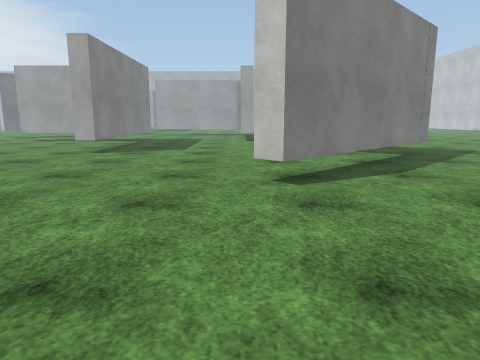
View 1 (above)

24 first-person views from a walk through a 3-D level made in the Unity game engine. The camera is 1.2 m above the floor, tilts 10° down and sees 70° across. The floor is counted in squares, 1 m on a side. Each view is taken from the middle of a square. On the plan, view 1 faces up. The plan holds only what a view shows up to about 14 squares ahead; the rest is blank. The place goes on beyond the plan. The player character is not drawn. Surface patterns are stand-ins for the level's own textures.

View 2
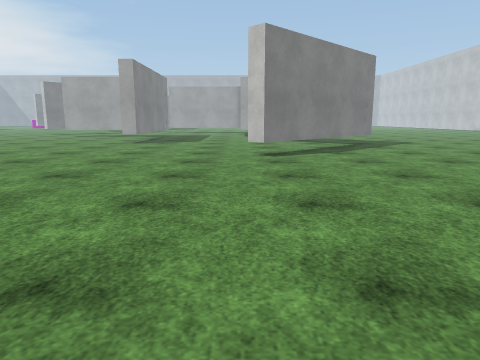

View 3
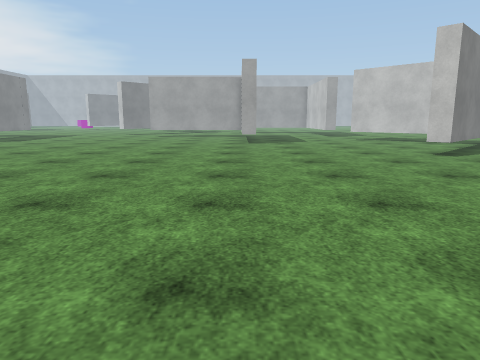

View 4
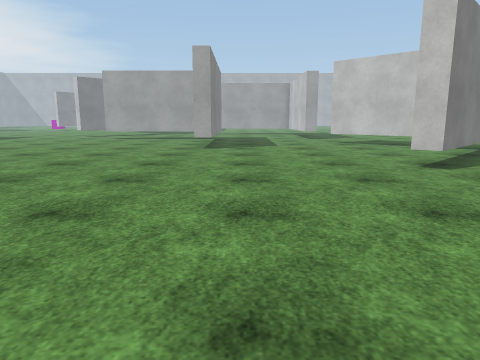

View 5
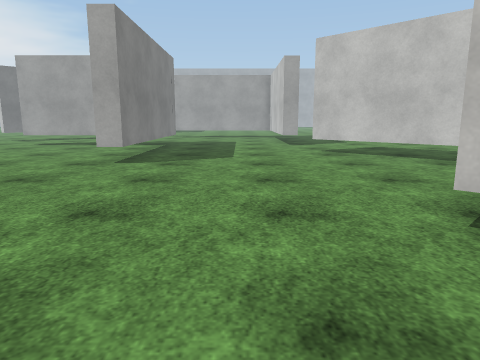

View 6
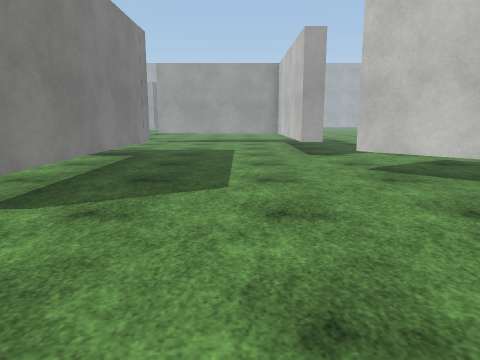

View 7
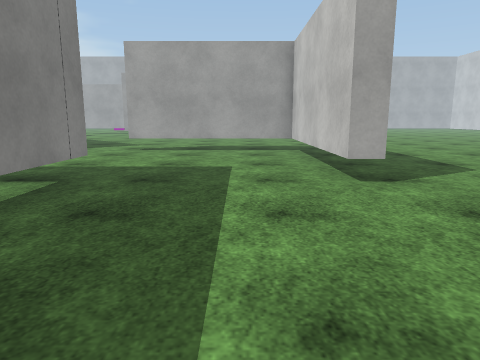

View 8
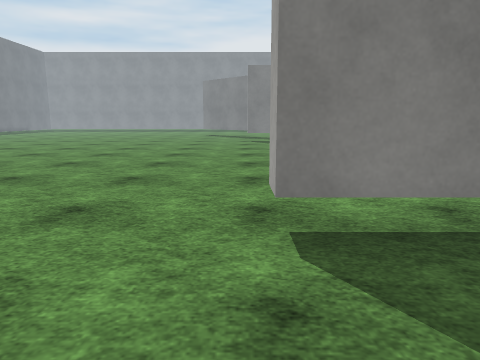

View 9
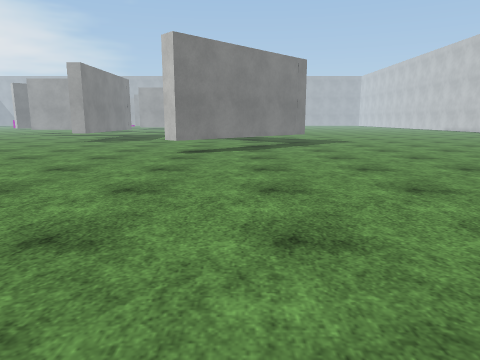

View 10
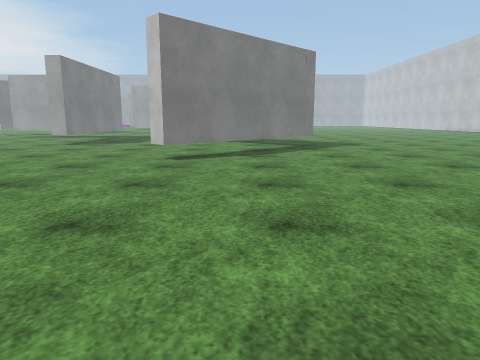

View 11
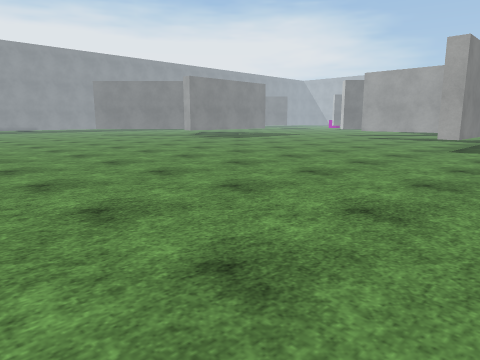

View 12
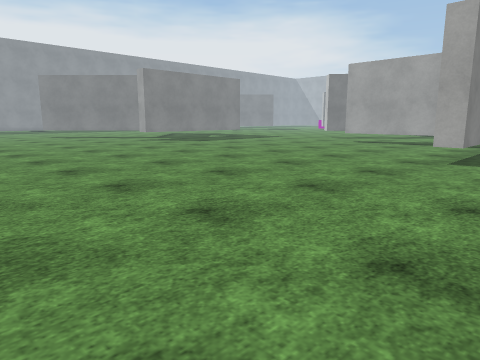

View 13
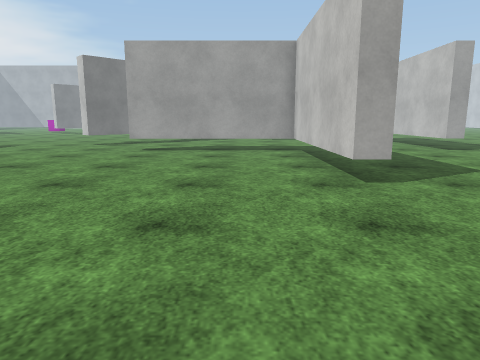

View 14
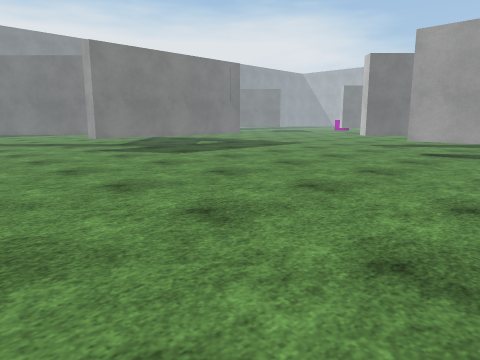

View 15
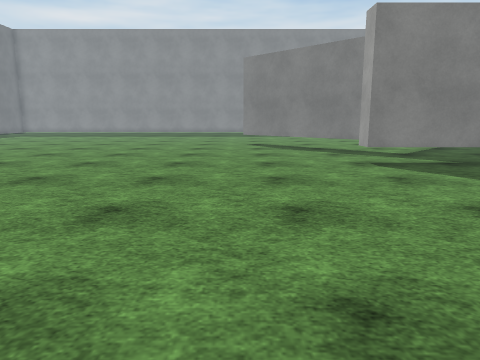

View 16
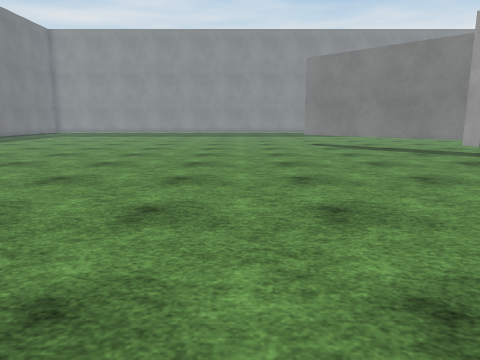

View 17
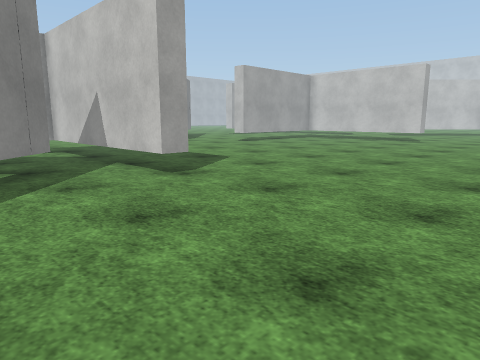

View 18
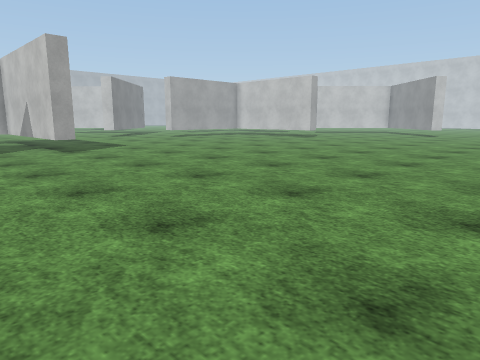

View 19
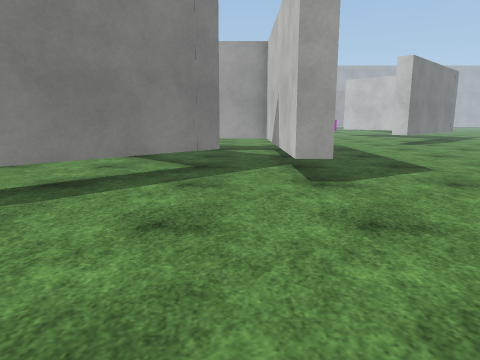

View 20
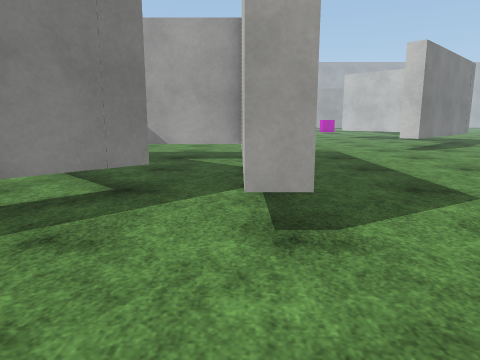

View 21
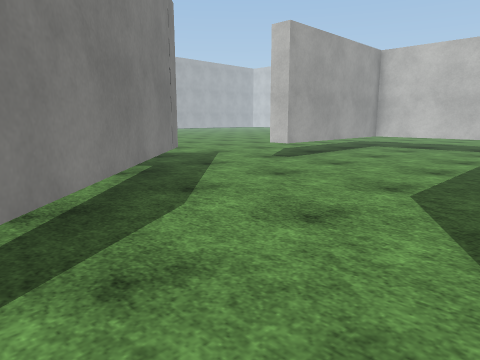

View 22
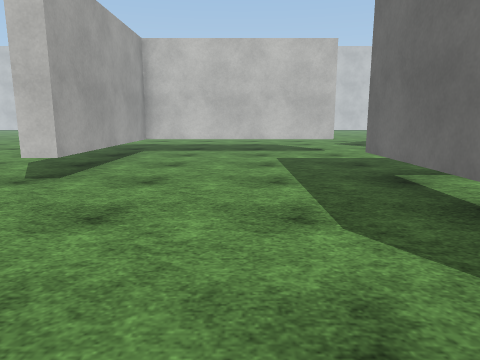

View 23
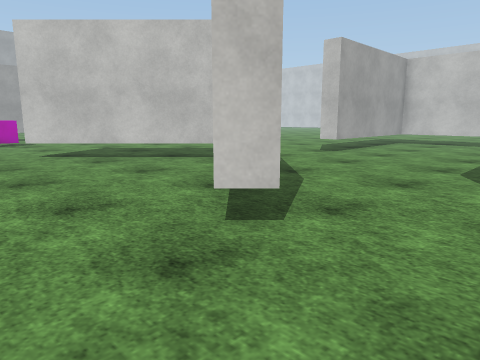

View 24
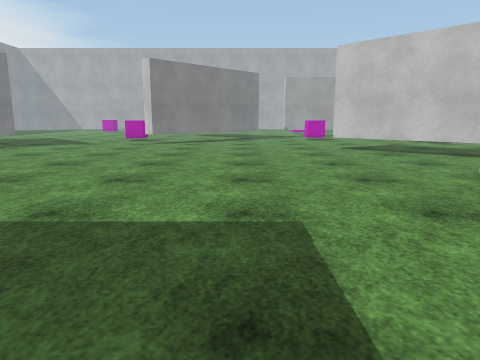

### Floor plan
Key: @ floor where view 1 was taken; # wall or solid block; . floor; T thing the floor can be seen under or through.
Columns run from 26 left of view 1 to 9 right of it. Each row starts with its distance up from view 1.
 32 ...........#T....
 31 ............TT... ..    ..
 30 .............TT......  ..
 29 ..............TT...........
 28 ...............TT..........
 27  ..............TT...#######   ....
 26  .............#T..........#   ....
 25   ...........##...........#  ....
 24    .........##............#  ....
 23  ..........##.............# ....
 22  .........................# ...
 21  .........................# ...
 20  #TTT ........TTTTTTTT....##...
 19  ...T ..............TT..........
 18  ...T ..............TT..........
 17  ...T ..............TT...........
 16   ..T ..............TT.....TT....
 15   T.TT..............TT......TT...
 14 .TT.TT..............TT.......TT.....
 13 TT..TT..............TT........T ....
 12 T.............................. T..
 11 ...............................TT..
 10 ..............................TT....
  9 .............................TT.....
  8 ............................TT......
  7 ...........................TT.......
  6 ....................................
  5 ....................................
  4 ....................................
  3 ....................................
  2 ....................................
  1 ...................................
  0 .........  ...............@.......
 -1 .....           ..................
 -2 ....              ..... .........
 -3 ..                ..... ........
 -4                            .....
 -5                     .     .
 -6                              .

Positions as (right, up) in squares from view 1, and headings:
1: (0, 0), facing up
2: (0, -5), facing up
3: (-6, -5), facing up
4: (-4, -2), facing up
5: (-2, 3), facing up
6: (-2, 8), facing up
7: (-2, 13), facing up
8: (-2, 12), facing left
9: (3, -6), facing up
10: (3, -4), facing up
11: (-2, -2), facing up-left
12: (-3, 2), facing up-left
13: (-8, 6), facing up
14: (-8, 7), facing up-left
15: (-12, 9), facing left
16: (-12, 6), facing left
17: (-26, 6), facing up-right
18: (-26, -1), facing up-right
19: (-23, 6), facing up
20: (-22, 9), facing up
21: (-15, 20), facing up-right
22: (-13, 23), facing right
23: (-18, 20), facing up-right
24: (-19, 18), facing up
